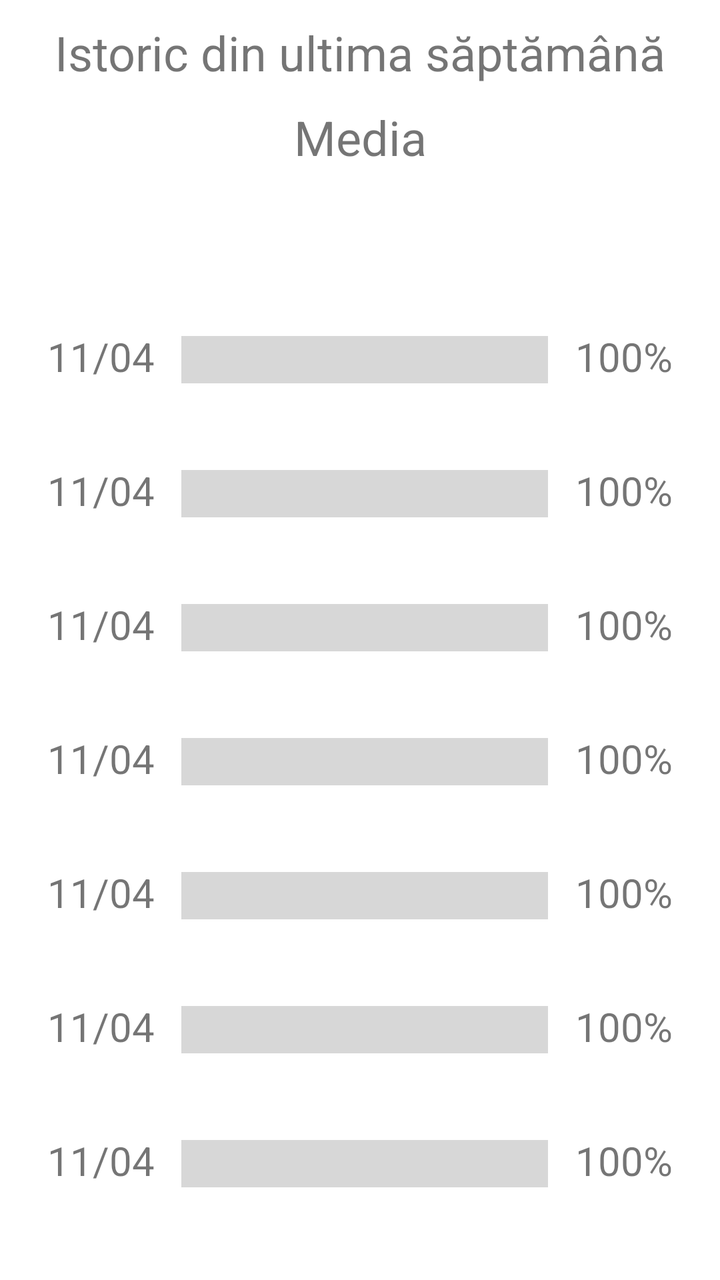
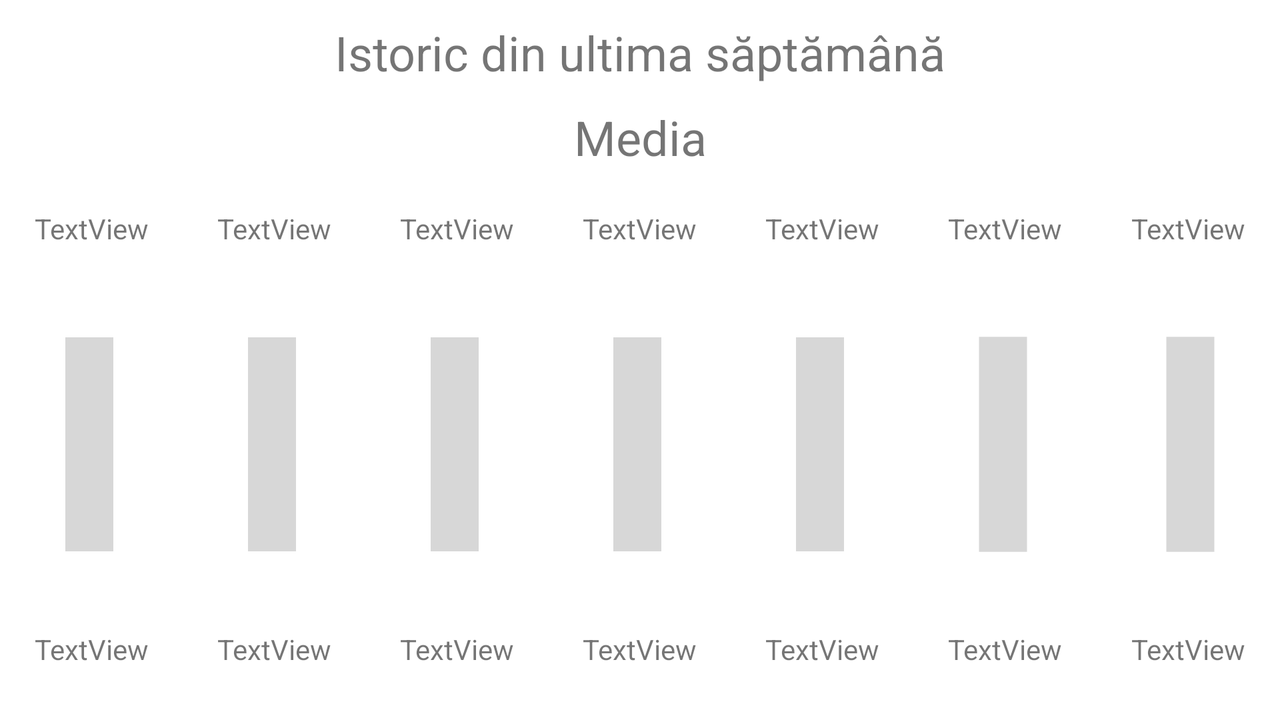

First picture: res/layout/ on a phone held upright. Second picture: the repository's own variant of that layout, on a device whose configuration matches the variant's folder. Source for both follows.
<!-- AndroidManifest.xml: application theme Theme.WaterDrinkRemainder -->
<!-- res/layout/fragment_history.xml -->
<?xml version="1.0" encoding="utf-8"?>
<LinearLayout xmlns:android="http://schemas.android.com/apk/res/android"
    xmlns:app="http://schemas.android.com/apk/res-auto"
    xmlns:tools="http://schemas.android.com/tools"
    android:layout_width="match_parent"
    android:layout_height="match_parent"
    android:orientation="vertical"
    tools:context=".ui.history.HistoryFragment">


    <TextView
        android:id="@+id/history_title"
        android:layout_width="match_parent"
        android:layout_height="wrap_content"
        android:text="@string/history_title"
        android:textAlignment="center"
        android:gravity="center_horizontal"
        android:textSize="24sp"
        android:layout_marginBottom="10sp"
        android:layout_marginTop="10sp"/>

    <TextView
        android:id="@+id/history_media"
        android:layout_width="match_parent"
        android:layout_height="wrap_content"
        android:text="Media"
        android:textAlignment="center"
        android:gravity="center_horizontal"
        android:textSize="24sp"
        android:layout_marginBottom="60sp"/>

    <LinearLayout
        android:layout_width="match_parent"
        android:layout_height="wrap_content"
        android:orientation="horizontal"
        android:padding="10sp"
        android:layout_marginTop="10sp"
        android:layout_marginBottom="10sp">

        <TextView
            android:id="@+id/tv1"
            android:layout_width="wrap_content"
            android:layout_height="wrap_content"
            android:layout_weight="1"
            android:text="11/04"
            android:textSize="20sp"
            android:textAlignment="center"
            android:gravity="center_horizontal" />

        <ProgressBar
            android:id="@+id/pb1"
            style="?android:attr/progressBarStyleHorizontal"
            android:layout_width="wrap_content"
            android:layout_height="wrap_content"
            android:layout_gravity="center"
            android:layout_weight="5"
            android:scaleY="6"
            android:layout_marginTop="2sp"/>

        <TextView
            android:id="@+id/tv2"
            android:layout_width="wrap_content"
            android:layout_height="wrap_content"
            android:layout_weight="1"
            android:text="100%"
            android:textSize="20sp"
            android:textAlignment="center"
            android:gravity="center_horizontal" />
    </LinearLayout>

    <LinearLayout
        android:layout_width="match_parent"
        android:layout_height="wrap_content"
        android:orientation="horizontal"
        android:padding="10sp"
        android:layout_marginTop="10sp"
        android:layout_marginBottom="10sp">

        <TextView
            android:id="@+id/tv3"
            android:layout_width="wrap_content"
            android:layout_height="wrap_content"
            android:layout_weight="1"
            android:text="11/04"
            android:textSize="20sp"
            android:textAlignment="center"
            android:gravity="center_horizontal" />

        <ProgressBar
            android:id="@+id/pb2"
            style="?android:attr/progressBarStyleHorizontal"
            android:layout_width="wrap_content"
            android:layout_height="wrap_content"
            android:layout_gravity="center"
            android:layout_weight="5"
            android:scaleY="6"
            android:layout_marginTop="2sp"/>

        <TextView
            android:id="@+id/tv4"
            android:layout_width="wrap_content"
            android:layout_height="wrap_content"
            android:layout_weight="1"
            android:text="100%"
            android:textSize="20sp"
            android:textAlignment="center"
            android:gravity="center_horizontal" />
    </LinearLayout>

    <LinearLayout
        android:layout_width="match_parent"
        android:layout_height="wrap_content"
        android:orientation="horizontal"
        android:padding="10sp"
        android:layout_marginTop="10sp"
        android:layout_marginBottom="10sp">

        <TextView
            android:id="@+id/tv5"
            android:layout_width="wrap_content"
            android:layout_height="wrap_content"
            android:layout_weight="1"
            android:text="11/04"
            android:textSize="20sp"
            android:textAlignment="center"
            android:gravity="center_horizontal" />

        <ProgressBar
            android:id="@+id/pb3"
            style="?android:attr/progressBarStyleHorizontal"
            android:layout_width="wrap_content"
            android:layout_height="wrap_content"
            android:layout_gravity="center"
            android:layout_weight="5"
            android:scaleY="6"
            android:layout_marginTop="2sp"/>

        <TextView
            android:id="@+id/tv6"
            android:layout_width="wrap_content"
            android:layout_height="wrap_content"
            android:layout_weight="1"
            android:text="100%"
            android:textSize="20sp"
            android:textAlignment="center"
            android:gravity="center_horizontal" />
    </LinearLayout>

    <LinearLayout
        android:layout_width="match_parent"
        android:layout_height="wrap_content"
        android:orientation="horizontal"
        android:padding="10sp"
        android:layout_marginTop="10sp"
        android:layout_marginBottom="10sp">

        <TextView
            android:id="@+id/tv7"
            android:layout_width="wrap_content"
            android:layout_height="wrap_content"
            android:layout_weight="1"
            android:text="11/04"
            android:textSize="20sp"
            android:textAlignment="center"
            android:gravity="center_horizontal" />

        <ProgressBar
            android:id="@+id/pb4"
            style="?android:attr/progressBarStyleHorizontal"
            android:layout_width="wrap_content"
            android:layout_height="wrap_content"
            android:layout_gravity="center"
            android:layout_weight="5"
            android:scaleY="6"
            android:layout_marginTop="2sp"/>

        <TextView
            android:id="@+id/tv8"
            android:layout_width="wrap_content"
            android:layout_height="wrap_content"
            android:layout_weight="1"
            android:text="100%"
            android:textSize="20sp"
            android:textAlignment="center"
            android:gravity="center_horizontal" />
    </LinearLayout>

    <LinearLayout
        android:layout_width="match_parent"
        android:layout_height="wrap_content"
        android:orientation="horizontal"
        android:padding="10sp"
        android:layout_marginTop="10sp"
        android:layout_marginBottom="10sp">

        <TextView
            android:id="@+id/tv9"
            android:layout_width="wrap_content"
            android:layout_height="wrap_content"
            android:layout_weight="1"
            android:text="11/04"
            android:textSize="20sp"
            android:textAlignment="center"
            android:gravity="center_horizontal" />

        <ProgressBar
            android:id="@+id/pb5"
            style="?android:attr/progressBarStyleHorizontal"
            android:layout_width="wrap_content"
            android:layout_height="wrap_content"
            android:layout_gravity="center"
            android:layout_weight="5"
            android:scaleY="6"
            android:layout_marginTop="2sp"/>

        <TextView
            android:id="@+id/tv10"
            android:layout_width="wrap_content"
            android:layout_height="wrap_content"
            android:layout_weight="1"
            android:text="100%"
            android:textSize="20sp"
            android:textAlignment="center"
            android:gravity="center_horizontal" />
    </LinearLayout>

    <LinearLayout
        android:layout_width="match_parent"
        android:layout_height="wrap_content"
        android:orientation="horizontal"
        android:padding="10sp"
        android:layout_marginTop="10sp"
        android:layout_marginBottom="10sp">

        <TextView
            android:id="@+id/tv11"
            android:layout_width="wrap_content"
            android:layout_height="wrap_content"
            android:layout_weight="1"
            android:text="11/04"
            android:textSize="20sp"
            android:textAlignment="center"
            android:gravity="center_horizontal" />

        <ProgressBar
            android:id="@+id/pb6"
            style="?android:attr/progressBarStyleHorizontal"
            android:layout_width="wrap_content"
            android:layout_height="wrap_content"
            android:layout_gravity="center"
            android:layout_weight="5"
            android:scaleY="6"
            android:layout_marginTop="2sp"/>

        <TextView
            android:id="@+id/tv12"
            android:layout_width="wrap_content"
            android:layout_height="wrap_content"
            android:layout_weight="1"
            android:text="100%"
            android:textSize="20sp"
            android:textAlignment="center"
            android:gravity="center_horizontal" />
    </LinearLayout>

    <LinearLayout
        android:layout_width="match_parent"
        android:layout_height="wrap_content"
        android:orientation="horizontal"
        android:padding="10sp"
        android:layout_marginTop="10sp"
        android:layout_marginBottom="10sp">

        <TextView
            android:id="@+id/tv13"
            android:layout_width="wrap_content"
            android:layout_height="wrap_content"
            android:layout_weight="1"
            android:text="11/04"
            android:textSize="20sp"
            android:textAlignment="center"
            android:gravity="center_horizontal" />

        <ProgressBar
            android:id="@+id/pb7"
            style="?android:attr/progressBarStyleHorizontal"
            android:layout_width="wrap_content"
            android:layout_height="wrap_content"
            android:layout_gravity="center"
            android:layout_weight="5"
            android:scaleY="6"
            android:layout_marginTop="2sp"/>

        <TextView
            android:id="@+id/tv14"
            android:layout_width="wrap_content"
            android:layout_height="wrap_content"
            android:layout_weight="1"
            android:text="100%"
            android:textSize="20sp"
            android:textAlignment="center"
            android:gravity="center_horizontal" />
    </LinearLayout>

</LinearLayout>
<!-- resources referenced by this layout -->
<resources>
  <string name="history_title">Istoric din ultima săptămână</string>
  <style name="Theme.WaterDrinkRemainder" parent="Theme.MaterialComponents.DayNight.NoActionBar">
          
          <item name="colorPrimary">@color/purple_500</item>
          <item name="colorPrimaryVariant">@color/purple_700</item>
          <item name="colorOnPrimary">@color/white</item>
          
          <item name="colorSecondary">@color/teal_200</item>
          <item name="colorSecondaryVariant">@color/teal_700</item>
          <item name="colorOnSecondary">@color/black</item>
          
          <item name="android:statusBarColor" tools:targetApi="l">?attr/colorPrimaryVariant</item>
          
      </style>
</resources>
<!-- res/layout-land/fragment_history.xml (the repository's variant of the layout above) -->
<!-- drawn on the phone turned sideways -->
<?xml version="1.0" encoding="utf-8"?>
<LinearLayout xmlns:android="http://schemas.android.com/apk/res/android"
    xmlns:app="http://schemas.android.com/apk/res-auto"
    xmlns:tools="http://schemas.android.com/tools"
    android:layout_width="match_parent"
    android:layout_height="match_parent"
    android:orientation="vertical"
    tools:context=".ui.history.HistoryFragment">


    <TextView
        android:id="@+id/history_title"
        android:layout_width="match_parent"
        android:layout_height="wrap_content"
        android:text="@string/history_title"
        android:textAlignment="center"
        android:gravity="center_horizontal"
        android:textSize="24sp"
        android:layout_marginBottom="10sp"
        android:layout_marginTop="10sp"/>

    <TextView
        android:id="@+id/history_media"
        android:layout_width="match_parent"
        android:layout_height="wrap_content"
        android:layout_marginBottom="20sp"
        android:gravity="center_horizontal"
        android:text="Media"
        android:textAlignment="center"
        android:textSize="24sp" />

    <LinearLayout
        android:layout_width="match_parent"
        android:layout_height="match_parent"
        android:orientation="horizontal">

        <LinearLayout
            android:layout_width="wrap_content"
            android:layout_height="match_parent"
            android:layout_marginLeft="10sp"
            android:layout_marginRight="10sp"
            android:layout_weight="1"
            android:orientation="vertical">

            <TextView
                android:id="@+id/tv2"
                android:layout_width="match_parent"
                android:layout_height="wrap_content"
                android:layout_weight="1"
                android:gravity="center_horizontal"
                android:text="TextView"
                android:textAlignment="center" />

            <ProgressBar
                android:id="@+id/pb1"
                style="?android:attr/progressBarStyleHorizontal"
                android:layout_width="match_parent"
                android:layout_height="wrap_content"
                android:layout_weight="5"
                android:rotation="-90"
                android:scaleX="1.5"
                android:scaleY="6" />

            <TextView
                android:id="@+id/tv1"
                android:layout_width="match_parent"
                android:layout_height="wrap_content"
                android:layout_weight="1"
                android:gravity="center_horizontal"
                android:paddingTop="20sp"
                android:text="TextView"
                android:textAlignment="center" />
        </LinearLayout>

        <LinearLayout
            android:layout_width="wrap_content"
            android:layout_height="match_parent"
            android:layout_marginLeft="10sp"
            android:layout_marginRight="10sp"
            android:layout_weight="1"
            android:orientation="vertical">

            <TextView
                android:id="@+id/tv4"
                android:layout_width="match_parent"
                android:layout_height="wrap_content"
                android:layout_weight="1"
                android:gravity="center_horizontal"
                android:text="TextView"
                android:textAlignment="center" />

            <ProgressBar
                android:id="@+id/pb2"
                style="?android:attr/progressBarStyleHorizontal"
                android:layout_width="match_parent"
                android:layout_height="wrap_content"
                android:layout_weight="5"
                android:rotation="-90"
                android:scaleX="1.5"
                android:scaleY="6" />

            <TextView
                android:id="@+id/tv3"
                android:layout_width="match_parent"
                android:layout_height="wrap_content"
                android:layout_weight="1"
                android:gravity="center_horizontal"
                android:paddingTop="20sp"
                android:text="TextView"
                android:textAlignment="center" />
        </LinearLayout>

        <LinearLayout
            android:layout_width="wrap_content"
            android:layout_height="match_parent"
            android:layout_marginLeft="10sp"
            android:layout_marginRight="10sp"
            android:layout_weight="1"
            android:orientation="vertical">

            <TextView
                android:id="@+id/tv6"
                android:layout_width="match_parent"
                android:layout_height="wrap_content"
                android:layout_weight="1"
                android:gravity="center_horizontal"
                android:text="TextView"
                android:textAlignment="center" />

            <ProgressBar
                android:id="@+id/pb3"
                style="?android:attr/progressBarStyleHorizontal"
                android:layout_width="match_parent"
                android:layout_height="wrap_content"
                android:layout_weight="5"
                android:rotation="-90"
                android:scaleX="1.5"
                android:scaleY="6" />

            <TextView
                android:id="@+id/tv5"
                android:layout_width="match_parent"
                android:layout_height="wrap_content"
                android:layout_weight="1"
                android:gravity="center_horizontal"
                android:paddingTop="20sp"
                android:text="TextView"
                android:textAlignment="center" />
        </LinearLayout>

        <LinearLayout
            android:layout_width="wrap_content"
            android:layout_height="match_parent"
            android:layout_marginLeft="10sp"
            android:layout_marginRight="10sp"
            android:layout_weight="1"
            android:orientation="vertical">

            <TextView
                android:id="@+id/tv8"
                android:layout_width="match_parent"
                android:layout_height="wrap_content"
                android:layout_weight="1"
                android:gravity="center_horizontal"
                android:text="TextView"
                android:textAlignment="center" />

            <ProgressBar
                android:id="@+id/pb4"
                style="?android:attr/progressBarStyleHorizontal"
                android:layout_width="match_parent"
                android:layout_height="wrap_content"
                android:layout_weight="5"
                android:rotation="-90"
                android:scaleX="1.5"
                android:scaleY="6" />

            <TextView
                android:id="@+id/tv7"
                android:layout_width="match_parent"
                android:layout_height="wrap_content"
                android:layout_weight="1"
                android:gravity="center_horizontal"
                android:paddingTop="20sp"
                android:text="TextView"
                android:textAlignment="center" />
        </LinearLayout>

        <LinearLayout
            android:layout_width="wrap_content"
            android:layout_height="match_parent"
            android:layout_marginLeft="10sp"
            android:layout_marginRight="10sp"
            android:layout_weight="1"
            android:orientation="vertical">

            <TextView
                android:id="@+id/tv10"
                android:layout_width="match_parent"
                android:layout_height="wrap_content"
                android:layout_weight="1"
                android:gravity="center_horizontal"
                android:text="TextView"
                android:textAlignment="center" />

            <ProgressBar
                android:id="@+id/pb5"
                style="?android:attr/progressBarStyleHorizontal"
                android:layout_width="match_parent"
                android:layout_height="wrap_content"
                android:layout_weight="5"
                android:rotation="-90"
                android:scaleX="1.5"
                android:scaleY="6" />

            <TextView
                android:id="@+id/tv9"
                android:layout_width="match_parent"
                android:layout_height="wrap_content"
                android:layout_weight="1"
                android:gravity="center_horizontal"
                android:paddingTop="20sp"
                android:text="TextView"
                android:textAlignment="center" />
        </LinearLayout>

        <LinearLayout
            android:layout_width="wrap_content"
            android:layout_height="match_parent"
            android:layout_marginLeft="10sp"
            android:layout_marginRight="10sp"
            android:layout_weight="1"
            android:orientation="vertical">

            <TextView
                android:id="@+id/tv12"
                android:layout_width="match_parent"
                android:layout_height="wrap_content"
                android:layout_weight="1"
                android:gravity="center_horizontal"
                android:text="TextView"
                android:textAlignment="center" />

            <ProgressBar
                android:id="@+id/pb6"
                style="?android:attr/progressBarStyleHorizontal"
                android:layout_width="match_parent"
                android:layout_height="wrap_content"
                android:layout_weight="5"
                android:rotation="-90"
                android:scaleX="1.5"
                android:scaleY="6" />

            <TextView
                android:id="@+id/tv11"
                android:layout_width="match_parent"
                android:layout_height="wrap_content"
                android:layout_weight="1"
                android:gravity="center_horizontal"
                android:paddingTop="20sp"
                android:text="TextView"
                android:textAlignment="center" />
        </LinearLayout>

        <LinearLayout
            android:layout_width="wrap_content"
            android:layout_height="match_parent"
            android:layout_marginLeft="10sp"
            android:layout_marginRight="10sp"
            android:layout_weight="1"
            android:orientation="vertical">

            <TextView
                android:id="@+id/tv14"
                android:layout_width="match_parent"
                android:layout_height="wrap_content"
                android:layout_weight="1"
                android:gravity="center_horizontal"
                android:text="TextView"
                android:textAlignment="center" />

            <ProgressBar
                android:id="@+id/pb7"
                style="?android:attr/progressBarStyleHorizontal"
                android:layout_width="match_parent"
                android:layout_height="wrap_content"
                android:layout_weight="5"
                android:rotation="90"
                android:scaleX="1.5"
                android:scaleY="6" />

            <TextView
                android:id="@+id/tv13"
                android:layout_width="match_parent"
                android:layout_height="wrap_content"
                android:layout_weight="1"
                android:gravity="center_horizontal"
                android:paddingTop="20sp"
                android:text="TextView"
                android:textAlignment="center" />
        </LinearLayout>
    </LinearLayout>


</LinearLayout>
